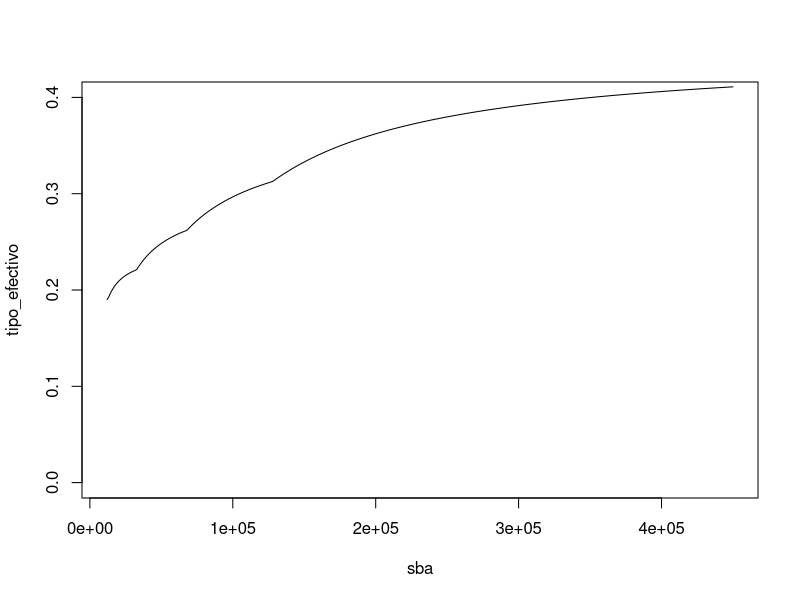
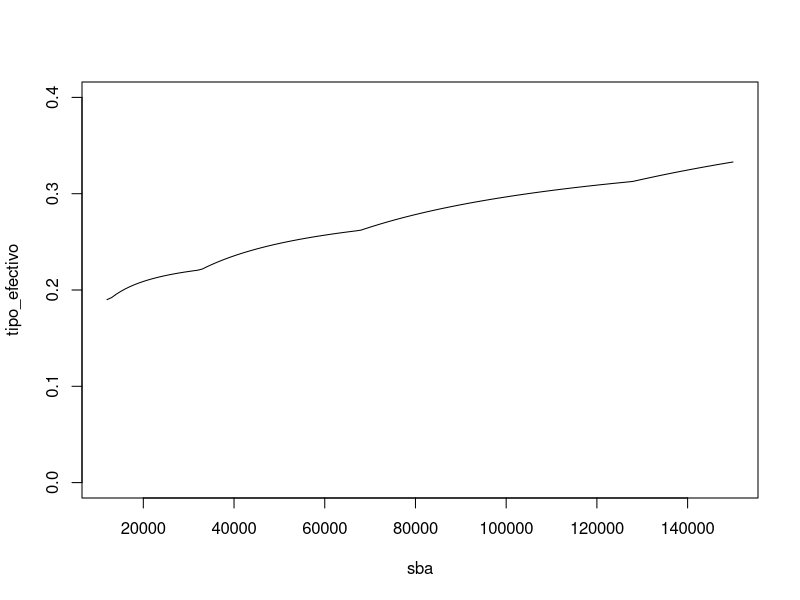

R code for these plots, in order: (Note: this script raises an error after producing the figures.)

library(tidyverse)


# IRPF --------------------------------------------------------------------



# https://www.businessinsider.es/tramos-irpf-2019-asi-quedan-tablas-renta-348097
tb_tramos_IRPF <- tribble(~desde, ~hasta, ~tipo,
                          0, 12450, .19,
                          12450, 20200, .24,
                          20200, 35200, .3,
                          35200, 60000, .37,
                          60000, Inf, .45)

calc_ret <- function(sba, tb_tramos) {
  aux <- tb_tramos %>% 
    mutate(aux = hasta,
           cum_sba = cumsum(hasta)) %>% 
    mutate(new_sba = ifelse(cum_sba <= sba, 
                            cum_sba,
                            pmin(cum_sba, sba)))

  aux$new_sba[-1] <- (aux$new_sba %>% diff)
  
  aux <- aux %>% transmute(desde = desde,
                           hasta = hasta,
                           tipo = tipo,
                           tramo_sba = new_sba,
                           irpf = tipo * tramo_sba)
           
  out <- list(tabla = aux,
              resumen = aux %>% summarise(irpf_total = sum(irpf)) %>% 
                mutate(tipo_efectivo = irpf_total / sba,
                       sba = sba))
  
  return(out)
}

calc_ret(45000, tb_tramos = tb_tramos_IRPF)
calc_ret(48000, tb_tramos = tb_tramos_IRPF)

para_plot <- sapply((12:450)*1000, function(x) {
  calc_ret(x, tb_tramos = tb_tramos_IRPF)$resumen 
}) %>% t %>% as.data.frame %>% sapply(unlist) %>% as_tibble()

plot(para_plot %>% select(sba, tipo_efectivo), type = "l",
     ylim= c(0, .4))

para_plot_2 <- sapply((12:150)*1000, function(x) {
  calc_ret(x, tb_tramos = tb_tramos_IRPF)$resumen 
}) %>% t %>% as.data.frame %>% sapply(unlist) %>% as_tibble()

plot(para_plot_2 %>% select(sba, tipo_efectivo), type = "l",
     ylim= c(0, .4))


# SS ----------------------------------------------------------------------

# http://www.seg-social.es/wps/portal/wss/internet/Trabajadores/CotizacionRecaudacionTrabajadores/36537

bases <- c(minima = 1466.40, maxima = 4070.1) * 12

tb_cotizacion <- tribble(~tipo_cotiz, ~empresa, ~trabajador,
                         "Comunes", .236, .047,
                         "Desempleo", .055, .0155,
                         "Fogasa", .002, 0,
                         "Formación Profesional", 0.006, 0.001) %>% 
  mutate(total_SS = rowSums(tb_cotizacion %>% 
                           select_if(is.numeric)))

total_cotizacion <- tb_cotizacion %>% 
  summarise_if(is_numeric, sum)

calc_cot <- function(sba, bases, total_cotizacion) {
  aux <- max(min(bases["maxima"], sba), bases["minima"])
  
  out <- tibble(sba = sba) %>% 
    bind_cols(total_cotizacion %>% mutate_all(funs(. * aux)))
  
  return(out)
}

calc_cot(45000, bases, total_cotizacion)
calc_cot(48000, bases, total_cotizacion)

para_plot_3 <- 
  sapply((12:450)*1000, calc_cot, bases, total_cotizacion) %>% 
  t %>% as.data.frame() %>% sapply(unlist) %>% as_tibble()


# TOTAL -------------------------------------------------------------------

calc_total <- function(sba, tb_tramos_irpf, bases_ss, total_tipos_cotizacion) {
  
  irpf <- calc_ret(sba, tb_tramos_irpf)
  ss <- calc_cot(sba, bases_ss, total_tipos_cotizacion)
  
  out <- inner_join(irpf$resumen, ss, by = "sba") %>% 
    mutate(coste_laboral = sba + empresa,
           sobrecoste = coste_laboral / sba)
  
  return(out)
}

calc_total(40000, tb_tramos_IRPF, bases, total_cotizacion)
calc_total(43000, tb_tramos_IRPF, bases, total_cotizacion)
calc_total(45000, tb_tramos_IRPF, bases, total_cotizacion)
calc_total(48750, tb_tramos_IRPF, bases, total_cotizacion)

tb_total %>% filter(sba == 40000 | sba == 43000 | sba == 45000 | sba == 48750)

para_plot_4 <- 
  sapply((12:450)*1000, calc_total, tb_tramos_irpf, bases_ss, total_tipos_cotizacion) %>% 
  t %>% as.data.frame() %>% sapply(unlist) %>% as_tibble()

plot(para_plot_4 %>% select(sba, sobrecoste), type = "l")

plot(para_plot_4 %>% select(sba, coste_laboral), type = "l")

abline(a = 0, b = 1, col = "blue")
plot(para_plot_4 %>% select(sba, coste_laboral) %>% 
       filter(sba <= 100000), type = "l")
abline(a = 0, b = 1, col = "blue")


# NOMINA ------------------------------------------------------------------

sba <- 45000

sbm_dinerario <- sba / 14 # 1649.95 + 110.08 + 1454.26 = 3214.29 => IRPF
sbm_especie <- 27.77

seg_acc_m <- 3.81

base_cotiz_m <- sbm_dinerario + sbm_especie + seg_acc_m # 3245.87

prorrata <- sba/14/12*2 # 535.72

base_cotizacion <- base_cotiz_m + prorrata # 3781.59 => SS

cotiz_anual <- calc_cot(base_cotizacion * 12, bases, total_cotizacion)
cotiz_anual

cotiz_mensual <- cotiz_anual %>% mutate_all(funs(. / 12))
cotiz_mensual # trabajador: 177.73 + 62.39 = 240.12
              # empresa: 852.3 + 56.72 + 207.99 + 22.69 + 7.56 = 1147.26


